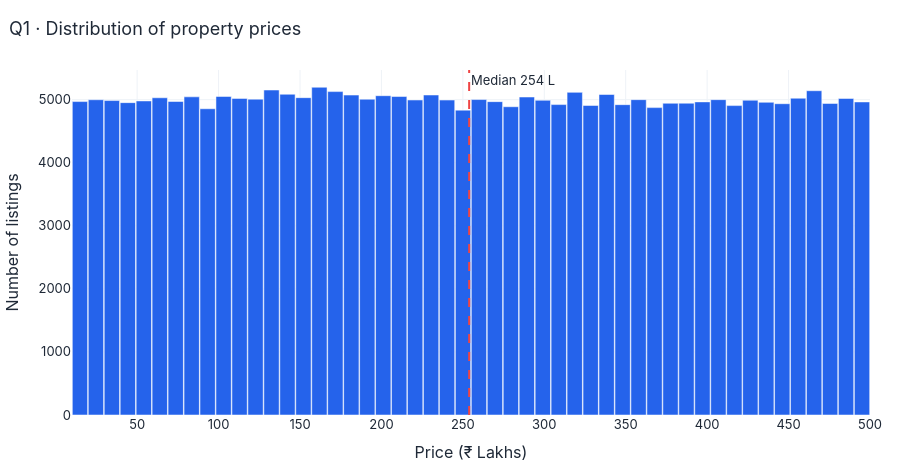

This figure's notebook cell:
### Markdown cell above
## 🅰️ 2A · Price & Size Analysis (Q1 – Q5)
### Q1 · What is the distribution of property prices?

### Code cell
fig = go.Figure(hist_bar(data[PRICE], 50, "#2563EB", "Price (₹ Lakhs)"))
fig.add_vline(x=data[PRICE].median(), line_dash="dash", line_color="#EF4444",
              annotation_text=f"Median {data[PRICE].median():,.0f} L", annotation_position="top right")
fig.update_xaxes(title_text="Price (₹ Lakhs)"); fig.update_yaxes(title_text="Number of listings")
show(fig, "Q1 · Distribution of property prices")
sk = stats.skew(data[PRICE])
insight(f"Prices span **{lakh(data[PRICE].min())} – {lakh(data[PRICE].max())}** with a median of **{lakh(data[PRICE].median())}** and mean of **{lakh(data[PRICE].mean())}**. "
        f"Skewness is **{sk:.2f}** — the distribution is essentially **flat (uniform)** rather than the right-skewed shape typical of real housing markets.")

### Figure 1 — Plotly figure (JSON) as saved in the notebook; plotly's stock layout.template omitted (floating-point values rounded to 4 significant figures)
{"data": [{"hovertemplate": "Price (₹ Lakhs): %{x:,.0f}<br>Listings: %{y:,}<extra></extra>", "marker": {"color": "#2563EB"}, "type": "bar", "width": [9.408, 9.408, 9.408, 9.408, 9.408, 9.408, 9.408, 9.408, 9.408, 9.408, 9.408, 9.408, 9.408, 9.408, 9.408, 9.408, 9.408, 9.408, 9.408, 9.408, 9.408, 9.408, 9.408, 9.408, 9.408, 9.408, 9.408, 9.408, 9.408, 9.408, 9.408, 9.408, 9.408, 9.408, 9.408, 9.408, 9.408, 9.408, 9.408, 9.408, 9.408, 9.408, 9.408, 9.408, 9.408, 9.408, 9.408, 9.408, 9.408, 9.408], "x": [14.9, 24.7, 34.5, 44.3, 54.1, 63.9, 73.7, 83.5, 93.3, 103.1, 112.9, 122.7, 132.5, 142.3, 152.1, 161.9, 171.7, 181.5, 191.3, 201.1, 210.9, 220.7, 230.5, 240.3, 250.1, 259.9, 269.7, 279.5, 289.3, 299.1, 308.9, 318.7, 328.5, 338.3, 348.1, 357.9, 367.7, 377.5, 387.3, 397.1, 406.9, 416.7, 426.5, 436.3, 446.1, 455.9, 465.7, 475.5, 485.3, 495.1], "y": [4970, 4999, 4986, 4953, 4980, 5030, 4971, 5045, 4856, 5051, 5020, 5008, 5153, 5086, 5032, 5197, 5128, 5073, 5007, 5063, 5050, 4995, 5074, 4994, 4834, 5002, 4969, 4888, 5042, 4990, 4922, 5116, 4908, 5082, 4921, 5000, 4874, 4943, 4944, 4965, 5000, 4906, 4991, 4958, 4936, 5023, 5142, 4940, 5019, 4964]}], "layout": {"annotations": [{"showarrow": false, "text": "Median 254 L", "x": 253.9, "xanchor": "left", "xref": "x", "y": 1, "yanchor": "top", "yref": "y domain"}], "height": 470, "shapes": [{"line": {"color": "#EF4444", "dash": "dash"}, "type": "line", "x0": 253.9, "x1": 253.9, "xref": "x", "y0": 0, "y1": 1, "yref": "y domain"}], "title": {"text": "Q1 · Distribution of property prices"}, "xaxis": {"title": {"text": "Price (₹ Lakhs)"}}, "yaxis": {"title": {"text": "Number of listings"}}}}
